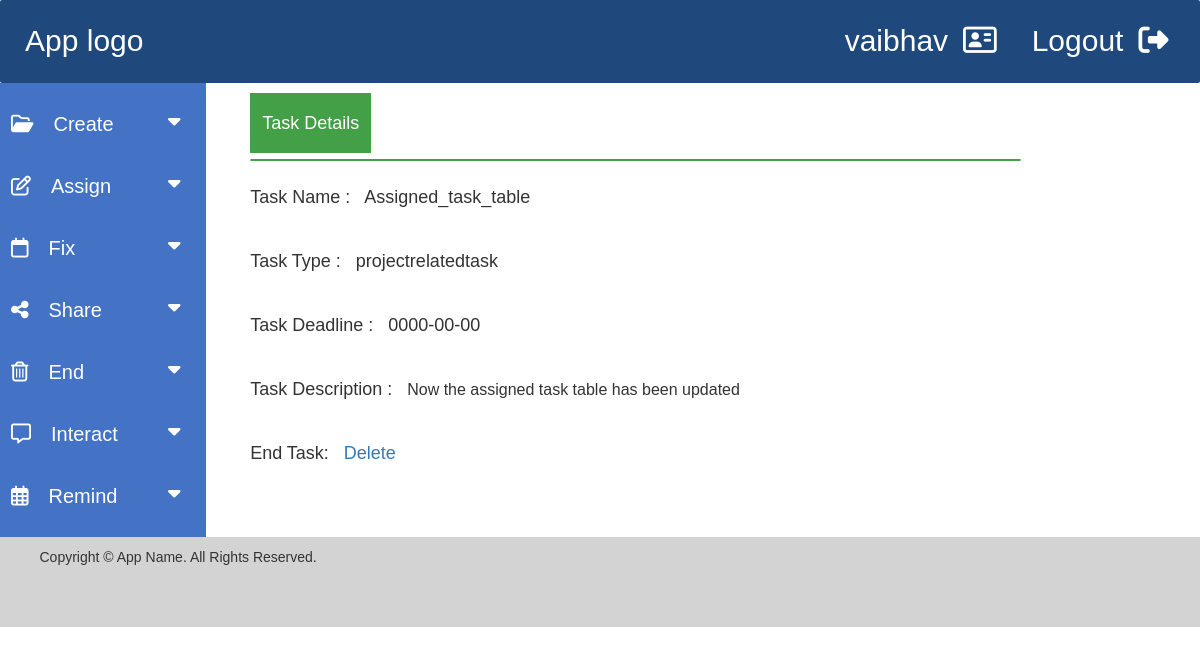
/assigntaskdetails.php?rn=7 (signed in), run on the app's committed database.
### tables this page shows
CREATE TABLE `assigntask` (
  `id` int NOT NULL,
  `projectid` int NOT NULL,
  `assigntaskname` varchar(255) NOT NULL,
  `assigntasktype` varchar(255) NOT NULL,
  `assigntasklastdate` date NOT NULL,
  `assigntaskdesc` text NOT NULL,
  `username` varchar(255) NOT NULL
);

### assigntaskdetails.php (the view, shortened to what this page needs)
<?php
include_once 'source/db_connect.php';
$taskid = $_GET['rn'];
?>
<!DOCTYPE html>
<html lang="en">
<head>
  <link rel="stylesheet" href="https://maxcdn.bootstrapcdn.com/bootstrap/3.4.1/css/bootstrap.min.css">
<link rel="stylesheet" href="landingpage.css">
<link rel="stylesheet" href="https://cdnjs.cloudflare.com/ajax/libs/font-awesome/4.7.0/css/font-awesome.min.css">
<link rel="stylesheet" href="font-awesome.css">
</head>
<body>
<div class="header">
    <a href="landingpage.php" style="margin-left: 5px;">App logo</a>
    <div id="logout">Logout<a href="logout.php"><i class="fas fa-sign-out-alt" style="margin-left: 15px;"></i></a></div>
    <div id="usertype"><?php echo $_SESSION['username'] ?><a href="#"><i class="far fa-address-card" style="margin-left: 15px;"></i></a></div>
 </div>
<div class="row">
<div class="sidenav" id="sidenav">
    <button class="dropdown-btn"><i class='far fa-folder-open' style="margin-right: 20px;"></i>Create
      <i class="fa fa-caret-down"></i>
    </button>
    <button class="dropdown-btn"><i class='far fa-edit' style="margin-right: 20px;"></i>Assign
      <i class="fa fa-caret-down"></i>
    </button>
    <button class="dropdown-btn"><i class="far fa-calendar" style="margin-right: 20px;"></i>Fix
      <i class="fa fa-caret-down"></i>
    </button>
    <button class="dropdown-btn"><i class="fas fa-share-alt" style="margin-right: 20px;"></i>Share
      <i class="fa fa-caret-down"></i>
    </button>
    <button class="dropdown-btn"><i class="far fa-trash-alt" style="margin-right: 20px;"></i>End
      <i class="fa fa-caret-down"></i>
    </button>
    <button class="dropdown-btn"><i class='far fa-comment-alt' style="margin-right: 20px;"></i>Interact
      <i class="fa fa-caret-down"></i>
    </button>
    <button class="dropdown-btn"><i class='far fa-calendar-alt' style="margin-right: 20px;"></i>Remind
      <i class="fa fa-caret-down"></i>
    </button>
  </div>
<div class="main" id="main">
  <div class="maincontent">
    <button class="topbutton">Task Details</button>
    <hr class="new1">
    <div style="font-size:18px;">
    <b style="font-size:18px; font-weight:100;">Task Name : &nbsp</b>
    <?php
      $query = "select * from assigntask where id = $taskid";
      $result_task =$conn->prepare($query);
      $result_task->execute();
      while($rows=$result_task->fetch(PDO::FETCH_ASSOC)){
        echo $rows['assigntaskname'];
      }
    ?>
    </div><br>
    <div style="font-size:18px;">
    <b style="font-size:18px; font-weight:100;">Task Type : &nbsp </b>
    <?php
      $query = "select * from assigntask where id = $taskid";
      $result_task =$conn->prepare($query);
      $result_task->execute();
      while($rows=$result_task->fetch(PDO::FETCH_ASSOC)){
        echo $rows['assigntasktype'];
      }
    ?>
    </div><br>
    <div style="font-size:18px;">
    <b style="font-size:18px; font-weight:100;">Task Deadline : &nbsp </b>
    <?php
      $query = "select * from assigntask where id = $taskid" ;
      $result_task =$conn->prepare($query);
      $result_task->execute();
      while($rows=$result_task->fetch(PDO::FETCH_ASSOC)){
        echo $rows['assigntasklastdate'];
      }
    ?>
    </div><br>
    <div style="font-size:18px;">
    Task Description : &nbsp
    <b style="font-weight:100; font-size:16px;">
    <?php
      $query = "select * from assigntask where id = $taskid";
      $result_task =$conn->prepare($query);
      $result_task->execute();
      while($rows=$result_task->fetch(PDO::FETCH_ASSOC)){
        echo $rows['assigntaskdesc'];
      }
    ?>
    </b>
    </div><br>
    <div style="font-size:18px;">
    End Task: &nbsp
    <?php
            $query = "select * from assigntask where id = $taskid";
            $result_task =$conn->prepare($query);
            $result_task->execute();
            while($rows=$result_task->fetch(PDO::FETCH_ASSOC)){
                echo "
                <a href = 'deleteassigntask.php?rn=$rows[id]' onclick=\"return confirm('Are you sure?')\">Delete</a>
                ";
              }
    ?>
    </div><br>
</div>
</div>
</div>
<div class="footer">
    <p class="copyright">Copyright © App Name. All Rights Reserved.</p>
</div>
</body>
</html>

### landingpage.css (style rules this page uses)
* { box-sizing: border-box; }
body { font-family: Arial, Helvetica, sans-serif; }
.header { background-color: #1f497d; padding: 20px; color:white; font-size: 30px; position: -webkit-sticky; position: sticky; top:0; border-radius:2px ; z-index: 100; }
.header a { color:white; }
#usertype { float: right; color: white; margin-right: 3%; }
#logout { float: right; color: white; margin-right: 1%; }
.sidenav { float: left; width: 18%; padding: 10px; height: auto; background: #4472C4; }
.main { background-color: white; float: left; width: 80%; padding: 10px; height: auto; }
.maincontent { width: 80%; margin-left: 3.5%; line-height: 2; }
.dropdown-btn { padding: 6px 8px 6px 16px; text-decoration: none; font-size: 20px; color: white; display: block; border: none; line-height: 2.5; background: none; width: 100%; text-align: left; cursor: pointer; outline: none; }
.fa-caret-down { float: right; margin-top: 12.5px; padding-right: 8px; }
.row:after { content: ""; display: table; clear: both; }
.footer { background-color: lightgrey; padding: 10px; height: 90px; }
.copyright { margin-left:2.5%; }
hr.new1 { border: 1.5px solid #43A047; border-radius: 2px; margin-top: 0px; margin-bottom: 18px; }
.topbutton { background-color: #43A047; color: white; padding: 12px; font-size: 18px; border: none; cursor: pointer; width: auto; margin-bottom: 6px; }

### data on the page
assigntask: assigntaskname "Assigned_task_table", assigntasktype "projectrelatedtask", assigntasklastdate "0000-00-00", assigntaskdesc "Now the assigned task table has been updated"

### other printed values
$_SESSION['username'] "vaibhav"
